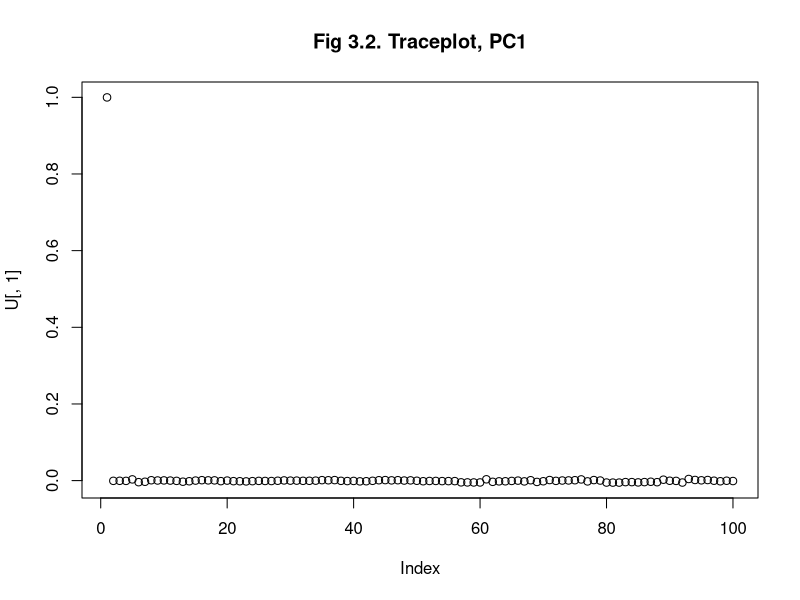
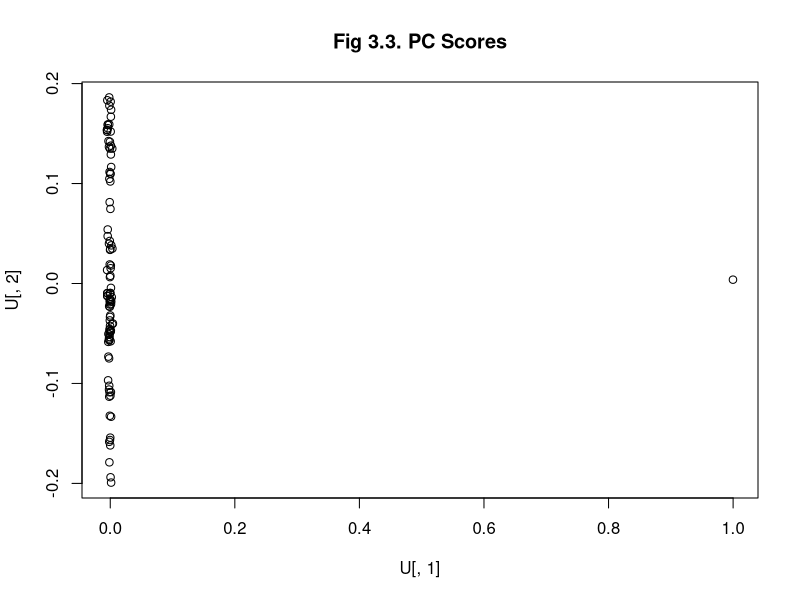
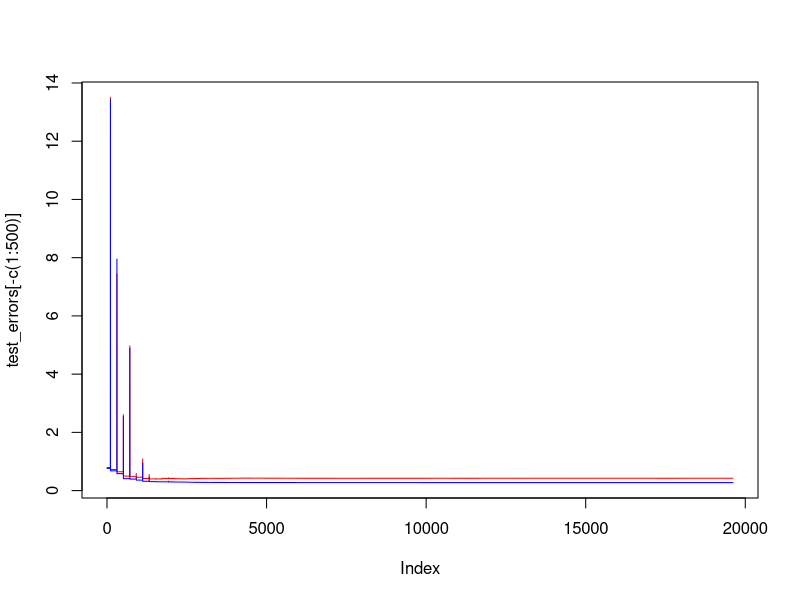
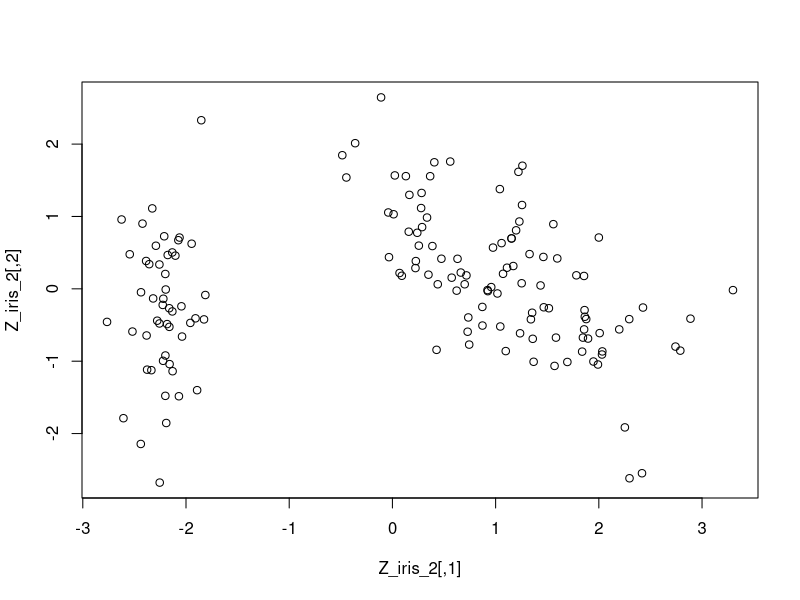

Generate these figures, in order, with R:
## ---- chunk 1
library(magrittr)
library(dplyr)
library(caret)

crime_df <- read.csv("communities.csv")
## ---- chunk 2
# Assignment 3.1

# Establish a scaler for the entire dataset
scaler_crime1 <- crime_df %>%
  select(-"ViolentCrimesPerPop") %>%
  preProcess()

# Rescale the entire dataset and create X_crime
X_crime <- crime_df %>%
  select(-"ViolentCrimesPerPop") %>%
  predict(scaler_crime1, .) %>%
  as.matrix()

# Compute sample covariance matrix for X_crime
S_crime <- (1/nrow(X_crime)) * t(X_crime) %*% X_crime

# Calculate eigenvalues for the sample covariance matrix
U_crime <- eigen(S_crime)

# Calculate the percentage of variance explained by each PC
var_explained <- (100*U_crime$values / sum(U_crime$values)) %>%
  round(digits = 3)

cat("Variance explained by PC1:", var_explained[1] %>% sum(), "%\n")

cat("Variance explained by PC2:", var_explained[2] %>% sum(), "%\n")

# 35 PC's needed to achieve at least 95% variance explained
cat("Variance explained by first 35 PC's:",
    var_explained[1:35] %>% sum(), "%\n")
## ---- chunk 3
# Assignment 3.2

PCA_2 <- princomp(crime_df %>% select(-"ViolentCrimesPerPop"))

# U contains the PC loadings
# The eigenvectors basically (columnwise)
U <- PCA_2$loadings

plot(U[,1], main="Fig 3.2. Traceplot, PC1")
## ---- chunk 4
plot(U[,1], U[,2], main="Fig 3.3. PC Scores")
## ---- chunk 5
# Assignment 3.3

## Split data into train and test
n = nrow(crime_df)
set.seed(12345)
id=sample(1:n, floor(n*0.5))
train=crime_df[id,]
test=crime_df[-id,]

## ---- chunk 6
# Establish Scaling
scaling <- train %>% preProcess()

# Scale train and test data
train <- predict(scaling, train)
test <- predict(scaling, test)

# Train lin reg model
model1 <- lm(data = train,
             formula = ViolentCrimesPerPop ~ .)

# Compute train error (MSE)
train_mse <- mean((train$ViolentCrimesPerPop - model1$fitted.values)^2)

# Predict new responses for the test data
test_pred <- predict(model1,
                     test[,-which(names(test) == "ViolentCrimesPerPop")])
test_mse <- mean((test$ViolentCrimesPerPop - test_pred)^2)

cat("Train mse:", train_mse, "\n")
cat("Test mse:", test_mse, "\n")
## ---- chunk 7
## Assignment 3.4

train_noresponse <- train[,-which(names(train) == "ViolentCrimesPerPop")]
y_true_train <- train[,which(names(train) == "ViolentCrimesPerPop")]

test_noresponse <- test[,-which(names(test) == "ViolentCrimesPerPop")]
y_true_test <- test[,which(names(test) == "ViolentCrimesPerPop")]

train_errors <- c()
test_errors <- c()
test_prints <- c(3)

# cost function
# data should NOT contain the response variable
# No intercept is included in the underlying model
cost_linreg <- function(theta){
  
  # Calculate train error
  y_pred_train <- as.matrix(train_noresponse) %*% theta
  train_cost <- mean((y_pred_train - y_true_train)^2)
  train_errors <<- c(train_errors, train_cost)
  
  # Calculate test error
  y_pred_test <- as.matrix(test_noresponse) %*% theta
  test_cost <- mean((y_pred_test - y_true_test)^2)
  test_errors <<- c(test_errors, test_cost)
  
  return(train_cost)
}

optim_object <- optim(rep(0, 100), method="BFGS", fn = cost_linreg, control = list(trace=T))

cat(test_prints, "\n")
## ---- chunk 8
# Iterate and stuff
# theta <- rep(0, 100)
# train_errors <- c()
# test_errors <- c()
# for(i in 1:1000){
#   cat(i, " ")
#   optim_object <- optim(theta, method="BFGS", fn = cost_linreg)
#   
#   # Compute and store train error
#   train_prediction <- as.matrix(train_noresponse) %*% optim_object$par
#   train_errors <- c(train_errors, mean((train_prediction - y_true)^2))
#   
#   # Compute and store test error
#   test_noresponse <- test[,-which(names(test) == "ViolentCrimesPerPop")]
#   test_prediction <- as.matrix(test_noresponse) %*% optim_object$par
#   test_errors <- c(test_errors, mean((test_prediction - y_true)^2))
#   
#   # Update theta
#   theta <- optim_object$par
# }

ylim <- c(min(train_errors[-c(1:500)], test_errors[-c(1:500)]), max(train_errors[-c(1:500)], test_errors[-c(1:500)]))
plot(test_errors[-c(1:500)], type="l", col="red", ylim = ylim)
points(train_errors[-c(1:500)], type="l", col="blue")
## ---- chunk 9
X_iris <- iris[,-5] %>% scale() # Drop Species col

# Calculate sample covariance matrix
S_iris <- 1/nrow(X_iris) * t(X_iris) %*% X_iris # Possibly divide by nrow(X_iris)-1

U_iris <- eigen(S_iris)

# Control calculation for the Eigenvalues (It worked!)
#S_iris %*% U_iris$vectors[,1]
#U_iris$values[1] * U_iris$vectors[,1]

# Calculate the new coordinates of the observations when using PC1 and PC2
# Also called scores
Z_iris_2 <- X_iris %*% U_iris$vectors[,c(1,2)]

# Plot new coordinates
plot(Z_iris_2)
## ---- chunk 10
# -V- NOT REQUIRED -V-

# Calculate loadings, or scores, for PC1 and PC2
#Z_crime_2 <- X_crime %*% U_crime$vectors[,c(1,2)]

#plot(Z_crime_2)

# Calculate approximate original data
#X_crime_approx <- Z_crime_2 %*% t(U_crime$vectors[,c(1,2)]) + scaler$mean

# -^- NOT REQUIRED -^-
